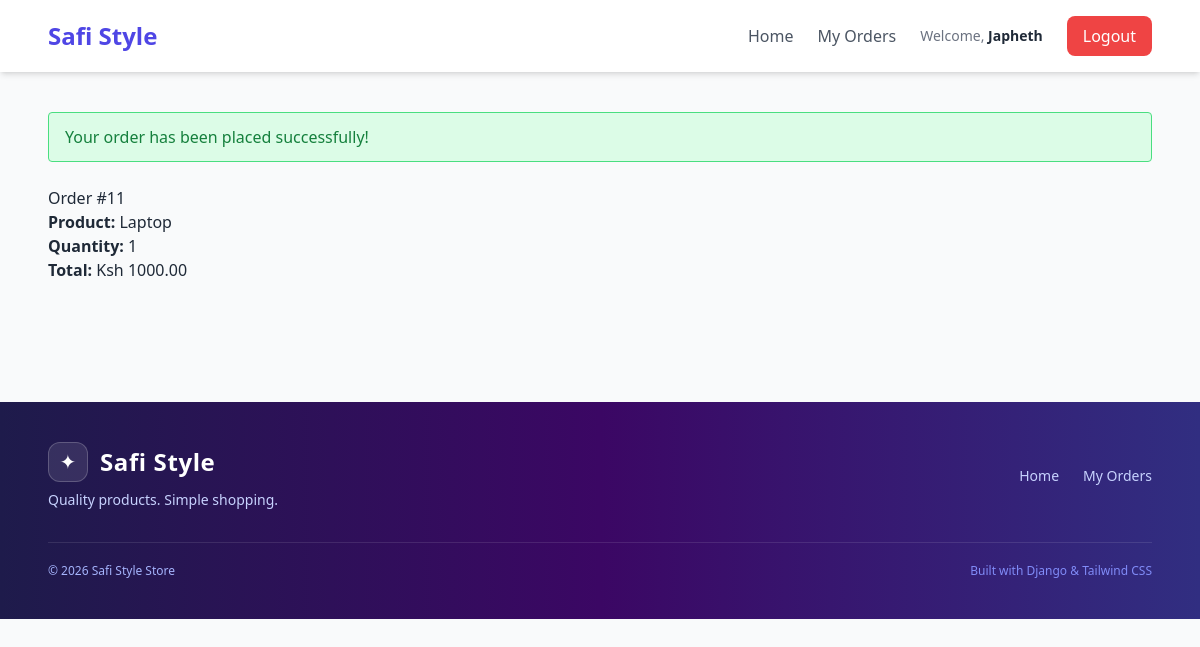
The app's page /orders/11/ (signed in) with its own data.
### myapp/models.py (models this page shows, shortened)
class Order(models.Model):
    user = models.ForeignKey(
        User,
        on_delete=models.CASCADE
    )
    created_at = models.DateTimeField(
        auto_now_add=True
    )

class OrderItem(models.Model):
    order = models.ForeignKey(
        Order,
        on_delete=models.CASCADE
    )
    product = models.ForeignKey(
        Product,
        on_delete=models.CASCADE
    )
    quantity = models.PositiveIntegerField(default=1)
    def total_price(self):
        return self.product.price * self.quantity

class Product(models.Model):
    category = models.ForeignKey(
        Category,
        on_delete=models.CASCADE
    )
    name = models.CharField(max_length=200)
    price = models.DecimalField(
        max_digits=10,
        decimal_places=2
    )

### myapp/views.py (the view)
@login_required
def order_detail(request, pk):
    order = get_object_or_404(
        Order,
        pk=pk,
        user=request.user
    )
    return render(
        request,
        "order_detail.html",
        {"order": order}
    )

### myapp/templates/order_detail.html
{% extends 'base.html' %}
{% block content %}
<div class="bg-green-100 border border-green-400 text-green-700 px-4 py-3 rounded mb-6">
     Your order has been placed successfully!
</div>
<h1>Order #{{ order.id }}</h1>
{% for item in order.orderitem_set.all %}
    <div class="mb-4">
        <p><strong>Product:</strong> {{ item.product.name }}</p>
        <p><strong>Quantity:</strong> {{ item.quantity }}</p>
        <p><strong>Total:</strong> Ksh {{ item.total_price }}</p>
    </div>
{% endfor %}
{% endblock %}

### myapp/templates/base.html (shortened to what this page needs)
<!DOCTYPE html>
<html lang="en">
<head>
<script src="https://cdn.tailwindcss.com"></script>
</head>
<body class="bg-gray-50 text-gray-800 min-h-screen">
<nav class="bg-white shadow-md">
    <div class="max-w-6xl mx-auto px-6 py-4 flex items-center justify-between">
        <a href="/" class="text-2xl font-bold text-indigo-600">
            Safi Style
        </a>
        <div class="flex items-center gap-6">
            <a href="/"
               class="text-gray-600 hover:text-indigo-600 font-medium transition">
                Home
            </a>
            {% if user.is_authenticated %}
                <a href="/orders/"
                   class="text-gray-600 hover:text-indigo-600 font-medium transition">
                    My Orders
                </a>
                <span class="text-sm text-gray-500">
                    Welcome, <strong class="text-gray-800">{{ user.username }}</strong>
                </span>
                <a href="{% url 'logout' %}"
                   class="bg-red-500 text-white px-4 py-2 rounded-lg hover:bg-red-600 transition">
                    Logout
                </a>
            {% endif %}
        </div>
    </div>
</nav>
<main class="max-w-6xl mx-auto px-6 py-10">
    {% block content %}
    {% endblock %}
</main>
<footer class="bg-gradient-to-r from-indigo-950 via-purple-950 to-indigo-900 text-white mt-16">
    <div class="max-w-6xl mx-auto px-6 py-10">
    <div class="flex flex-col md:flex-row items-center justify-between gap-6">
        <div class="text-center md:text-left">
            <div class="flex items-center justify-center md:justify-start gap-3 mb-2">
                <div class="w-10 h-10 rounded-xl bg-white/10 border border-white/20 flex items-center justify-center text-xl">
                    ✦
                </div>
                <h3 class="text-2xl font-bold tracking-wide">
                    Safi Style
                </h3>
            </div>
            <p class="text-indigo-200 text-sm">
                Quality products. Simple shopping.
            </p>
        </div>
        <div class="flex items-center gap-6 text-sm">
            <a href="/" class="text-indigo-200 hover:text-white transition">
                Home
            </a>
            {% if user.is_authenticated %}
                <a href="/orders/" class="text-indigo-200 hover:text-white transition">
                    My Orders
                </a>
            {% endif %}
        </div>
    </div>
    <div class="border-t border-white/10 mt-8 pt-5 flex flex-col sm:flex-row items-center justify-between gap-2">
        <p class="text-xs text-indigo-300">
            &copy; 2026 Safi Style Store
        </p>
        <p class="text-xs text-indigo-400">
            Built with Django & Tailwind CSS
        </p>
    </div>
</div>
</footer>
</body>
</html>

### records on screen
Order: id "11"
OrderItem: product.name "Laptop", quantity "1", total_price "1000.00"

### other values on screen
{{ user.username }} "Japheth"
